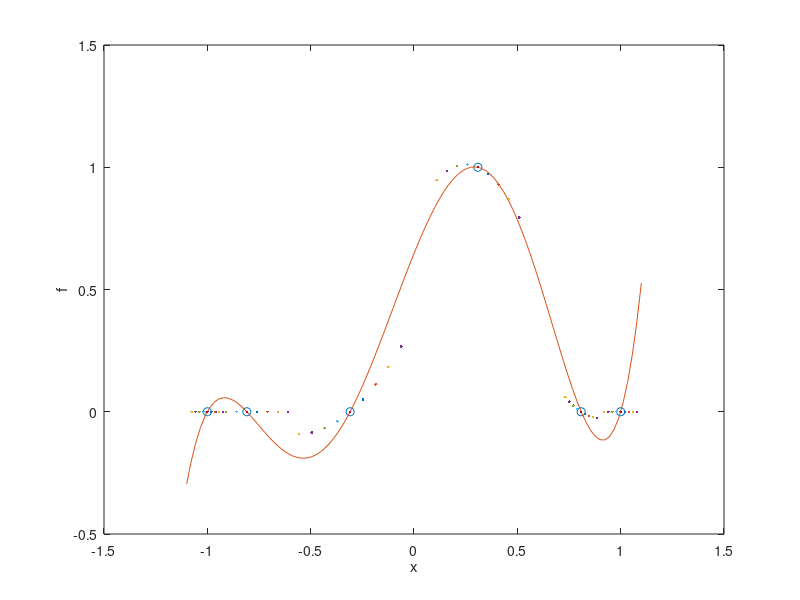

MATLAB code to generate this figure:

%{ 
Testing some divided difference interpolation
\cite{DividedDifferences, PolynomialInterpolation} AJR, Dec
2022.   Patch scheme:  place end-patch edges at the
boundary: for micro-Dirichlet place micro-grid point at
bdry; for micro-Neumann place bdry halfway between; set one
or other.  Maybe use a number with 0 being Dirichlet and 0.5
being Neumann.  Allow to choose the patches equi-spaced, or
Chebyshev points, or prescribed centre locations. Possibly
allow centre locations to vary in time, via displacements,
as an optional extra---unclear how to work in multi-D so
maybe leave out for now.
%}
clear
n=6
if 0, x=sort(pi*rand(n,1)), f=sin(x), theCase=1
else  x=sort(cos(linspace(0,pi,n)')), f=exp(-x)*0+((1:n)'==4), theCase=0
end

% divided differences in triangular table
F=nan(n);
F(:,1)=f;
for j=1:n-1
  i=1:n-j;
  F(i,j+1)=(F(i+1,j)-F(i,j))./(x(i+j)-x(i));
end
F=F

% or in the Matrix Form, that seems to hard to use
df=f;
Tf=diag(df);
for j=1:n-1
  i=1:n-j;
  df=diff(df)./(x(i+j)-x(i));
  Tf=Tf+diag(df,j);
end
%Tf=Tf

% Horner's evaluation of polynomial at points in xs
if theCase, xs=linspace(0,pi);
else xs=linspace(min(x)-0.1,max(x)+0.1);
end
fs=repmat(F(1,n),size(xs));
for i=n-1:-1:1
  fs=F(1,i)+(xs-x(i)).*fs;
end
plot(x,f,'o',xs,fs)
xlabel('x'),ylabel('f')

% what if we have n points---near the collocation points say
% and we use pth order interpolation, near-centred
I=1:n;
p = 2 % need order p < n the number of points
% i = index of left end of DD interpolation
i = max(1,I-floor(p/2))
% for decreasing order of interpolation, form Interior mask
IntMask = (I-1>=floor(p/2)) & (n-I>=p/2)
Imid = floor(n/2)
% different sets of n points
for z = 0.4*linspace(-1,1,9)
xs = x+z*[diff(x);0.2];
% initialise to highest divide difference, surrounded by zeros
Q = IntMask;
fs = zeros(n,1);
fs(Q) = F(i(Q),p+1);
for q = p:-1:1
    % spread mask
    Q = [Q(2:Imid) true true Q(Imid+1:end-1)];
    % Horner evaluate the spreading interior 
    fs(Q) = F(i(Q),q)+(xs(Q)-x(i(Q)+q-1)).*fs(Q);
end
hold on, plot(xs,fs,'.'), hold off
end
